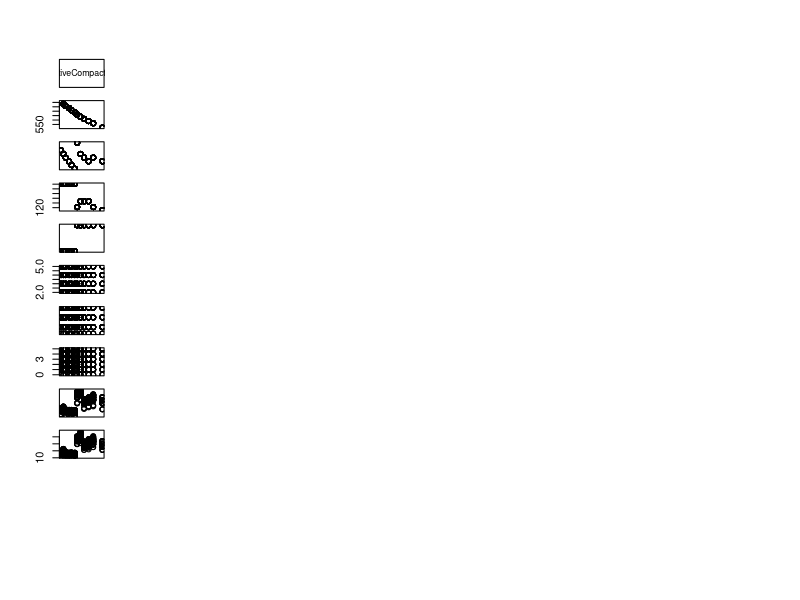

Write R code to recreate this figure. (Note: this script raises an error after producing the figure.)
engy_eff <- read.csv("data/regression/EnergyEfficiency.csv", stringsAsFactors = FALSE)
#add engy_eff to a dataframe
values <- data.frame(engy_eff)
pairs(engy_eff)
cor(engy_eff)

############## engy_eff Exploration ################

#Plot Heating Load againest Cooling Load
plot(engy_eff$HeatingLoad, engy_eff$CoolingLoad, xlab="Heating Load", ylab="Cooling Load")
#Plot Relative Compactness against the Surface Area
plot(engy_eff$RelativeCompactness, engy_eff$SurfaceArea, xlab="Relative Compactness", ylab="Surface Area")
#Summarize each attribute
attach(values)
summary(RelativeCompactness)
summary(SurfaceArea)
summary(WallArea)
summary(RoofArea)
summary(OverallHeight)
summary(Orientation)
summary(GlazingArea)
summary(GlazingAreaDistribution)
summary(HeatingLoad)
summary(CoolingLoad)
#look at the two predicted characteristics
table(HeatingLoad)
table(CoolingLoad)

######## Training and Testing Sets #############
set.seed(1)
engy_eff_rand <- engy_eff[order(runif(1000)), ]
engy_eff_train <- engy_eff_rand[1:900, ]
engy_eff_test  <- engy_eff_rand[901:1000, ]

########## Create Prediction Model - Heating Load #############

mydata <- data.frame(engy_eff_train,engy_eff_test)
regression.model <- lm(HeatingLoad ~ CoolingLoad)
plot(HeatingLoad, CoolingLoad, xlab="HeatingLoad", ylab="CoolingLoad")
abline(lm(HeatingLoad ~ CoolingLoad, data = mydata))
methods(plot)
?plot.lm
plot(regression.model, which = 1)

########## Create Prediction Model - Cooling Load #############

mydata1 <- data.frame(engy_eff_train,engy_eff_test)
regression.model1 <- lm(CoolingLoad ~ HeatingLoad)
plot(CoolingLoad, HeatingLoad, xlab="x CoolingLoad", ylab="HeatingLoad")
abline(lm(CoolingLoad ~ HeatingLoad, data = mydata))
methods(plot)
?plot.lm
plot(regression.model, which = 1)

